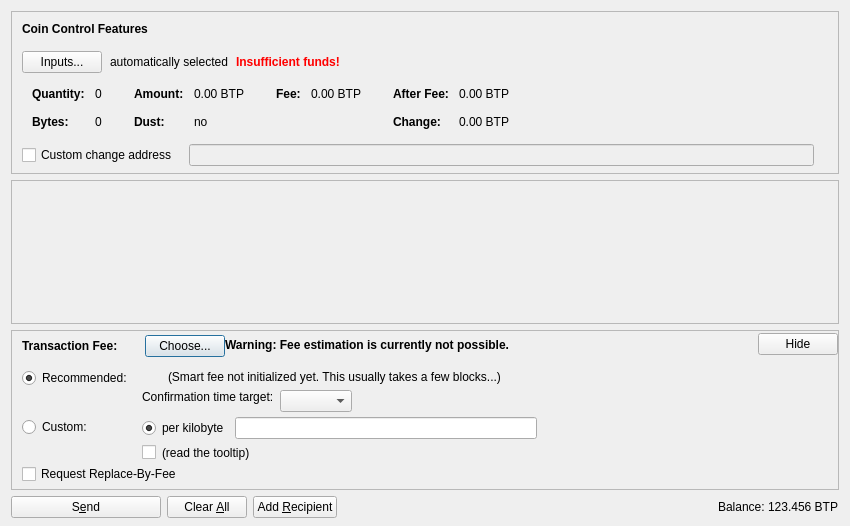
<?xml version="1.0" encoding="UTF-8"?>
<ui version="4.0">
 <class>SendCoinsDialog</class>
 <widget class="QDialog" name="SendCoinsDialog">
  <property name="geometry">
   <rect>
    <x>0</x>
    <y>0</y>
    <width>850</width>
    <height>526</height>
   </rect>
  </property>
  <property name="windowTitle">
   <string>Send Coins</string>
  </property>
  <layout class="QVBoxLayout" name="verticalLayout" stretch="0,1,0,0">
   <property name="bottomMargin">
    <number>8</number>
   </property>
   <item>
    <widget class="QFrame" name="frameCoinControl">
     <property name="sizePolicy">
      <sizepolicy hsizetype="Expanding" vsizetype="Expanding">
       <horstretch>0</horstretch>
       <verstretch>0</verstretch>
      </sizepolicy>
     </property>
     <property name="maximumSize">
      <size>
       <width>16777215</width>
       <height>16777215</height>
      </size>
     </property>
     <property name="frameShape">
      <enum>QFrame::StyledPanel</enum>
     </property>
     <property name="frameShadow">
      <enum>QFrame::Sunken</enum>
     </property>
     <layout class="QVBoxLayout" name="verticalLayoutCoinControl2">
      <property name="spacing">
       <number>0</number>
      </property>
      <property name="leftMargin">
       <number>0</number>
      </property>
      <property name="topMargin">
       <number>0</number>
      </property>
      <property name="rightMargin">
       <number>0</number>
      </property>
      <property name="bottomMargin">
       <number>6</number>
      </property>
      <item>
       <layout class="QVBoxLayout" name="verticalLayoutCoinControl" stretch="0,0,0,0,1">
        <property name="spacing">
         <number>0</number>
        </property>
        <property name="leftMargin">
         <number>10</number>
        </property>
        <property name="topMargin">
         <number>10</number>
        </property>
        <item>
         <layout class="QHBoxLayout" name="horizontalLayoutCoinControl1">
          <property name="bottomMargin">
           <number>15</number>
          </property>
          <item>
           <widget class="QLabel" name="labelCoinControlFeatures">
            <property name="sizePolicy">
             <sizepolicy hsizetype="Preferred" vsizetype="Maximum">
              <horstretch>0</horstretch>
              <verstretch>0</verstretch>
             </sizepolicy>
            </property>
            <property name="font">
             <font>
              <weight>75</weight>
              <bold>true</bold>
             </font>
            </property>
            <property name="styleSheet">
             <string notr="true">font-weight:bold;</string>
            </property>
            <property name="text">
             <string>Coin Control Features</string>
            </property>
           </widget>
          </item>
         </layout>
        </item>
        <item>
         <layout class="QHBoxLayout" name="horizontalLayoutCoinControl2" stretch="0,0,0,0">
          <property name="spacing">
           <number>8</number>
          </property>
          <property name="bottomMargin">
           <number>10</number>
          </property>
          <item>
           <widget class="QPushButton" name="pushButtonCoinControl">
            <property name="styleSheet">
             <string notr="true"/>
            </property>
            <property name="text">
             <string>Inputs...</string>
            </property>
            <property name="autoDefault">
             <bool>false</bool>
            </property>
           </widget>
          </item>
          <item>
           <widget class="QLabel" name="labelCoinControlAutomaticallySelected">
            <property name="text">
             <string>automatically selected</string>
            </property>
            <property name="margin">
             <number>5</number>
            </property>
           </widget>
          </item>
          <item>
           <widget class="QLabel" name="labelCoinControlInsuffFunds">
            <property name="font">
             <font>
              <weight>75</weight>
              <bold>true</bold>
             </font>
            </property>
            <property name="styleSheet">
             <string notr="true">color:red;font-weight:bold;</string>
            </property>
            <property name="text">
             <string>Insufficient funds!</string>
            </property>
            <property name="margin">
             <number>5</number>
            </property>
           </widget>
          </item>
          <item>
           <spacer name="horizontalSpacerCoinControl">
            <property name="orientation">
             <enum>Qt::Horizontal</enum>
            </property>
            <property name="sizeHint" stdset="0">
             <size>
              <width>40</width>
              <height>1</height>
             </size>
            </property>
           </spacer>
          </item>
         </layout>
        </item>
        <item>
         <widget class="QWidget" name="widgetCoinControl" native="true">
          <property name="sizePolicy">
           <sizepolicy hsizetype="Preferred" vsizetype="Preferred">
            <horstretch>0</horstretch>
            <verstretch>0</verstretch>
           </sizepolicy>
          </property>
          <property name="minimumSize">
           <size>
            <width>0</width>
            <height>0</height>
           </size>
          </property>
          <property name="styleSheet">
           <string notr="true"/>
          </property>
          <layout class="QHBoxLayout" name="horizontalLayoutCoinControl5">
           <property name="leftMargin">
            <number>0</number>
           </property>
           <property name="topMargin">
            <number>0</number>
           </property>
           <property name="rightMargin">
            <number>0</number>
           </property>
           <property name="bottomMargin">
            <number>0</number>
           </property>
           <item>
            <layout class="QHBoxLayout" name="horizontalLayoutCoinControl3" stretch="0,0,0,1">
             <property name="spacing">
              <number>20</number>
             </property>
             <property name="topMargin">
              <number>0</number>
             </property>
             <property name="bottomMargin">
              <number>10</number>
             </property>
             <item>
              <layout class="QFormLayout" name="formLayoutCoinControl1">
               <property name="horizontalSpacing">
                <number>10</number>
               </property>
               <property name="verticalSpacing">
                <number>14</number>
               </property>
               <property name="leftMargin">
                <number>10</number>
               </property>
               <property name="topMargin">
                <number>4</number>
               </property>
               <property name="rightMargin">
                <number>6</number>
               </property>
               <item row="0" column="0">
                <widget class="QLabel" name="labelCoinControlQuantityText">
                 <property name="font">
                  <font>
                   <weight>75</weight>
                   <bold>true</bold>
                  </font>
                 </property>
                 <property name="text">
                  <string>Quantity:</string>
                 </property>
                 <property name="margin">
                  <number>0</number>
                 </property>
                </widget>
               </item>
               <item row="0" column="1">
                <widget class="QLabel" name="labelCoinControlQuantity">
                 <property name="cursor">
                  <cursorShape>IBeamCursor</cursorShape>
                 </property>
                 <property name="contextMenuPolicy">
                  <enum>Qt::ActionsContextMenu</enum>
                 </property>
                 <property name="text">
                  <string notr="true">0</string>
                 </property>
                 <property name="margin">
                  <number>0</number>
                 </property>
                 <property name="textInteractionFlags">
                  <set>Qt::LinksAccessibleByMouse|Qt::TextSelectableByKeyboard|Qt::TextSelectableByMouse</set>
                 </property>
                </widget>
               </item>
               <item row="1" column="0">
                <widget class="QLabel" name="labelCoinControlBytesText">
                 <property name="font">
                  <font>
                   <weight>75</weight>
                   <bold>true</bold>
                  </font>
                 </property>
                 <property name="text">
                  <string>Bytes:</string>
                 </property>
                </widget>
               </item>
               <item row="1" column="1">
                <widget class="QLabel" name="labelCoinControlBytes">
                 <property name="cursor">
                  <cursorShape>IBeamCursor</cursorShape>
                 </property>
                 <property name="contextMenuPolicy">
                  <enum>Qt::ActionsContextMenu</enum>
                 </property>
                 <property name="text">
                  <string notr="true">0</string>
                 </property>
                 <property name="textInteractionFlags">
                  <set>Qt::LinksAccessibleByMouse|Qt::TextSelectableByKeyboard|Qt::TextSelectableByMouse</set>
                 </property>
                </widget>
               </item>
              </layout>
             </item>
             <item>
              <layout class="QFormLayout" name="formLayoutCoinControl2">
               <property name="horizontalSpacing">
                <number>10</number>
               </property>
               <property name="verticalSpacing">
                <number>14</number>
               </property>
               <property name="leftMargin">
                <number>6</number>
               </property>
               <property name="topMargin">
                <number>4</number>
               </property>
               <property name="rightMargin">
                <number>6</number>
               </property>
               <item row="0" column="0">
                <widget class="QLabel" name="labelCoinControlAmountText">
                 <property name="font">
                  <font>
                   <weight>75</weight>
                   <bold>true</bold>
                  </font>
                 </property>
                 <property name="text">
                  <string>Amount:</string>
                 </property>
                 <property name="margin">
                  <number>0</number>
                 </property>
                </widget>
               </item>
               <item row="0" column="1">
                <widget class="QLabel" name="labelCoinControlAmount">
                 <property name="cursor">
                  <cursorShape>IBeamCursor</cursorShape>
                 </property>
                 <property name="contextMenuPolicy">
                  <enum>Qt::ActionsContextMenu</enum>
                 </property>
                 <property name="text">
                  <string notr="true">0.00 BTP</string>
                 </property>
                 <property name="textInteractionFlags">
                  <set>Qt::LinksAccessibleByMouse|Qt::TextSelectableByKeyboard|Qt::TextSelectableByMouse</set>
                 </property>
                </widget>
               </item>
               <item row="1" column="0">
                <widget class="QLabel" name="labelCoinControlLowOutputText">
                 <property name="font">
                  <font>
                   <weight>75</weight>
                   <bold>true</bold>
                  </font>
                 </property>
                 <property name="text">
                  <string>Dust:</string>
                 </property>
                </widget>
               </item>
               <item row="1" column="1">
                <widget class="QLabel" name="labelCoinControlLowOutput">
                 <property name="cursor">
                  <cursorShape>IBeamCursor</cursorShape>
                 </property>
                 <property name="contextMenuPolicy">
                  <enum>Qt::ActionsContextMenu</enum>
                 </property>
                 <property name="text">
                  <string notr="true">no</string>
                 </property>
                 <property name="textInteractionFlags">
                  <set>Qt::LinksAccessibleByMouse|Qt::TextSelectableByKeyboard|Qt::TextSelectableByMouse</set>
                 </property>
                </widget>
               </item>
              </layout>
             </item>
             <item>
              <layout class="QFormLayout" name="formLayoutCoinControl3">
               <property name="horizontalSpacing">
                <number>10</number>
               </property>
               <property name="verticalSpacing">
                <number>14</number>
               </property>
               <property name="leftMargin">
                <number>6</number>
               </property>
               <property name="topMargin">
                <number>4</number>
               </property>
               <property name="rightMargin">
                <number>6</number>
               </property>
               <item row="0" column="0">
                <widget class="QLabel" name="labelCoinControlFeeText">
                 <property name="font">
                  <font>
                   <weight>75</weight>
                   <bold>true</bold>
                  </font>
                 </property>
                 <property name="text">
                  <string>Fee:</string>
                 </property>
                 <property name="margin">
                  <number>0</number>
                 </property>
                </widget>
               </item>
               <item row="0" column="1">
                <widget class="QLabel" name="labelCoinControlFee">
                 <property name="cursor">
                  <cursorShape>IBeamCursor</cursorShape>
                 </property>
                 <property name="contextMenuPolicy">
                  <enum>Qt::ActionsContextMenu</enum>
                 </property>
                 <property name="text">
                  <string notr="true">0.00 BTP</string>
                 </property>
                 <property name="textInteractionFlags">
                  <set>Qt::LinksAccessibleByMouse|Qt::TextSelectableByKeyboard|Qt::TextSelectableByMouse</set>
                 </property>
                </widget>
               </item>
              </layout>
             </item>
             <item>
              <layout class="QFormLayout" name="formLayoutCoinControl4">
               <property name="horizontalSpacing">
                <number>10</number>
               </property>
               <property name="verticalSpacing">
                <number>14</number>
               </property>
               <property name="leftMargin">
                <number>6</number>
               </property>
               <property name="topMargin">
                <number>4</number>
               </property>
               <property name="rightMargin">
                <number>6</number>
               </property>
               <item row="0" column="0">
                <widget class="QLabel" name="labelCoinControlAfterFeeText">
                 <property name="font">
                  <font>
                   <weight>75</weight>
                   <bold>true</bold>
                  </font>
                 </property>
                 <property name="text">
                  <string>After Fee:</string>
                 </property>
                 <property name="margin">
                  <number>0</number>
                 </property>
                </widget>
               </item>
               <item row="0" column="1">
                <widget class="QLabel" name="labelCoinControlAfterFee">
                 <property name="cursor">
                  <cursorShape>IBeamCursor</cursorShape>
                 </property>
                 <property name="contextMenuPolicy">
                  <enum>Qt::ActionsContextMenu</enum>
                 </property>
                 <property name="text">
                  <string notr="true">0.00 BTP</string>
                 </property>
                 <property name="textInteractionFlags">
                  <set>Qt::LinksAccessibleByMouse|Qt::TextSelectableByKeyboard|Qt::TextSelectableByMouse</set>
                 </property>
                </widget>
               </item>
               <item row="1" column="0">
                <widget class="QLabel" name="labelCoinControlChangeText">
                 <property name="font">
                  <font>
                   <weight>75</weight>
                   <bold>true</bold>
                  </font>
                 </property>
                 <property name="text">
                  <string>Change:</string>
                 </property>
                </widget>
               </item>
               <item row="1" column="1">
                <widget class="QLabel" name="labelCoinControlChange">
                 <property name="cursor">
                  <cursorShape>IBeamCursor</cursorShape>
                 </property>
                 <property name="contextMenuPolicy">
                  <enum>Qt::ActionsContextMenu</enum>
                 </property>
                 <property name="text">
                  <string notr="true">0.00 BTP</string>
                 </property>
                 <property name="textInteractionFlags">
                  <set>Qt::LinksAccessibleByMouse|Qt::TextSelectableByKeyboard|Qt::TextSelectableByMouse</set>
                 </property>
                </widget>
               </item>
              </layout>
             </item>
            </layout>
           </item>
          </layout>
         </widget>
        </item>
        <item>
         <layout class="QHBoxLayout" name="horizontalLayoutCoinControl4" stretch="0,0,0">
          <property name="spacing">
           <number>12</number>
          </property>
          <property name="sizeConstraint">
           <enum>QLayout::SetDefaultConstraint</enum>
          </property>
          <property name="topMargin">
           <number>5</number>
          </property>
          <property name="rightMargin">
           <number>5</number>
          </property>
          <item>
           <widget class="QCheckBox" name="checkBoxCoinControlChange">
            <property name="toolTip">
             <string>If this is activated, but the change address is empty or invalid, change will be sent to a newly generated address.</string>
            </property>
            <property name="text">
             <string>Custom change address</string>
            </property>
           </widget>
          </item>
          <item>
           <widget class="QValidatedLineEdit" name="lineEditCoinControlChange">
            <property name="enabled">
             <bool>false</bool>
            </property>
            <property name="sizePolicy">
             <sizepolicy hsizetype="Expanding" vsizetype="Fixed">
              <horstretch>0</horstretch>
              <verstretch>0</verstretch>
             </sizepolicy>
            </property>
           </widget>
          </item>
          <item>
           <widget class="QLabel" name="labelCoinControlChangeLabel">
            <property name="sizePolicy">
             <sizepolicy hsizetype="Preferred" vsizetype="Expanding">
              <horstretch>0</horstretch>
              <verstretch>0</verstretch>
             </sizepolicy>
            </property>
            <property name="minimumSize">
             <size>
              <width>0</width>
              <height>0</height>
             </size>
            </property>
            <property name="text">
             <string/>
            </property>
            <property name="margin">
             <number>3</number>
            </property>
           </widget>
          </item>
         </layout>
        </item>
        <item>
         <spacer name="verticalSpacerCoinControl">
          <property name="orientation">
           <enum>Qt::Vertical</enum>
          </property>
          <property name="sizeHint" stdset="0">
           <size>
            <width>800</width>
            <height>1</height>
           </size>
          </property>
         </spacer>
        </item>
       </layout>
      </item>
     </layout>
    </widget>
   </item>
   <item>
    <widget class="QScrollArea" name="scrollArea">
     <property name="widgetResizable">
      <bool>true</bool>
     </property>
     <widget class="QWidget" name="scrollAreaWidgetContents">
      <property name="geometry">
       <rect>
        <x>0</x>
        <y>0</y>
        <width>830</width>
        <height>104</height>
       </rect>
      </property>
      <layout class="QVBoxLayout" name="verticalLayout_2" stretch="0,1">
       <property name="leftMargin">
        <number>0</number>
       </property>
       <property name="topMargin">
        <number>0</number>
       </property>
       <property name="rightMargin">
        <number>0</number>
       </property>
       <property name="bottomMargin">
        <number>0</number>
       </property>
       <item>
        <layout class="QVBoxLayout" name="entries">
         <property name="spacing">
          <number>6</number>
         </property>
        </layout>
       </item>
       <item>
        <spacer name="verticalSpacer">
         <property name="orientation">
          <enum>Qt::Vertical</enum>
         </property>
         <property name="sizeHint" stdset="0">
          <size>
           <width>20</width>
           <height>40</height>
          </size>
         </property>
        </spacer>
       </item>
      </layout>
     </widget>
    </widget>
   </item>
   <item>
    <widget class="QFrame" name="frameFee">
     <property name="sizePolicy">
      <sizepolicy hsizetype="Expanding" vsizetype="Expanding">
       <horstretch>0</horstretch>
       <verstretch>0</verstretch>
      </sizepolicy>
     </property>
     <property name="maximumSize">
      <size>
       <width>16777215</width>
       <height>16777215</height>
      </size>
     </property>
     <property name="frameShape">
      <enum>QFrame::StyledPanel</enum>
     </property>
     <property name="frameShadow">
      <enum>QFrame::Sunken</enum>
     </property>
     <layout class="QVBoxLayout" name="verticalLayoutFee1">
      <property name="spacing">
       <number>0</number>
      </property>
      <property name="leftMargin">
       <number>0</number>
      </property>
      <property name="topMargin">
       <number>0</number>
      </property>
      <property name="rightMargin">
       <number>0</number>
      </property>
      <property name="bottomMargin">
       <number>0</number>
      </property>
      <item>
       <layout class="QVBoxLayout" name="verticalLayoutFee2" stretch="0,0,0">
        <property name="spacing">
         <number>0</number>
        </property>
        <property name="leftMargin">
         <number>10</number>
        </property>
        <property name="topMargin">
         <number>0</number>
        </property>
        <item>
         <layout class="QHBoxLayout" name="horizontalLayoutFee1">
          <property name="bottomMargin">
           <number>0</number>
          </property>
          <item>
           <layout class="QVBoxLayout" name="verticalLayoutFee7">
            <property name="spacing">
             <number>0</number>
            </property>
            <item>
             <spacer name="verticalSpacerSmartFee">
              <property name="orientation">
               <enum>Qt::Vertical</enum>
              </property>
              <property name="sizeType">
               <enum>QSizePolicy::Fixed</enum>
              </property>
              <property name="sizeHint" stdset="0">
               <size>
                <width>1</width>
                <height>4</height>
               </size>
              </property>
             </spacer>
            </item>
            <item>
             <layout class="QHBoxLayout" name="horizontalLayoutSmartFee">
              <property name="spacing">
               <number>10</number>
              </property>
              <item>
               <widget class="QLabel" name="labelFeeHeadline">
                <property name="sizePolicy">
                 <sizepolicy hsizetype="Preferred" vsizetype="Maximum">
                  <horstretch>0</horstretch>
                  <verstretch>0</verstretch>
                 </sizepolicy>
                </property>
                <property name="font">
                 <font>
                  <weight>75</weight>
                  <bold>true</bold>
                 </font>
                </property>
                <property name="styleSheet">
                 <string notr="true">font-weight:bold;</string>
                </property>
                <property name="text">
                 <string>Transaction Fee:</string>
                </property>
               </widget>
              </item>
              <item>
               <widget class="QLabel" name="labelFeeMinimized">
                <property name="text">
                 <string/>
                </property>
               </widget>
              </item>
              <item>
               <widget class="QPushButton" name="buttonChooseFee">
                <property name="text">
                 <string>Choose...</string>
                </property>
               </widget>
              </item>
             </layout>
            </item>
            <item>
             <spacer name="verticalSpacer_5">
              <property name="orientation">
               <enum>Qt::Vertical</enum>
              </property>
              <property name="sizeHint" stdset="0">
               <size>
                <width>1</width>
                <height>1</height>
               </size>
              </property>
             </spacer>
            </item>
           </layout>
          </item>
          <item>
           <widget class="QLabel" name="fallbackFeeWarningLabel">
            <property name="toolTip">
             <string>Using the fallbackfee can result in sending a transaction that will take several hours or days (or never) to confirm. Consider choosing your fee manually or wait until you have validated the complete chain.</string>
            </property>
            <property name="font">
            <font>
                <weight>75</weight>
                <bold>true</bold>
            </font>
            </property>
            <property name="text">
             <string>Warning: Fee estimation is currently not possible.</string>
            </property>
            <property name="wordWrap">
             <bool>false</bool>
            </property>
           </widget>
          </item>
          <item>
           <spacer name="horizontalSpacer_4">
            <property name="orientation">
             <enum>Qt::Horizontal</enum>
            </property>
            <property name="sizeType">
             <enum>QSizePolicy::MinimumExpanding</enum>
            </property>
            <property name="sizeHint" stdset="0">
             <size>
              <width>40</width>
              <height>20</height>
             </size>
            </property>
           </spacer>
          </item>
          <item>
           <widget class="QPushButton" name="buttonMinimizeFee">
            <property name="toolTip">
             <string>collapse fee-settings</string>
            </property>
            <property name="text">
             <string>Hide</string>
            </property>
           </widget>
          </item>
         </layout>
        </item>
        <item>
         <widget class="QFrame" name="frameFeeSelection">
          <layout class="QVBoxLayout" name="verticalLayoutFee12">
           <property name="spacing">
            <number>0</number>
           </property>
           <property name="leftMargin">
            <number>0</number>
           </property>
           <property name="topMargin">
            <number>0</number>
           </property>
           <property name="rightMargin">
            <number>0</number>
           </property>
           <property name="bottomMargin">
            <number>0</number>
           </property>
           <item>
            <layout class="QGridLayout" name="gridLayoutFee">
             <property name="topMargin">
              <number>10</number>
             </property>
             <property name="bottomMargin">
              <number>4</number>
             </property>
             <property name="horizontalSpacing">
              <number>10</number>
             </property>
             <property name="verticalSpacing">
              <number>4</number>
             </property>
             <item row="1" column="1">
              <layout class="QVBoxLayout" name="verticalLayoutFee8">
               <property name="spacing">
                <number>6</number>
               </property>
               <item>
                <layout class="QHBoxLayout" name="horizontalLayoutFee13">
                 <item>
                  <widget class="QRadioButton" name="radioCustomPerKilobyte">
                   <property name="toolTip">
                    <string>If the custom fee is set to 1000 satoshis and the transaction is only 250 bytes, then &quot;per kilobyte&quot; only pays 250 satoshis in fee, while &quot;total at least&quot; pays 1000 satoshis. For transactions bigger than a kilobyte both pay by kilobyte.</string>
                   </property>
                   <property name="text">
                    <string>per kilobyte</string>
                   </property>
                   <property name="checked">
                    <bool>true</bool>
                   </property>
                   <attribute name="buttonGroup">
                    <string notr="true">groupCustomFee</string>
                   </attribute>
                  </widget>
                 </item>
                 <item>
                  <widget class="BitcoinAmountField" name="customFee"/>
                 </item>
                 <item>
                  <spacer name="horizontalSpacer_6">
                   <property name="orientation">
                    <enum>Qt::Horizontal</enum>
                   </property>
                   <property name="sizeHint" stdset="0">
                    <size>
                     <width>1</width>
                     <height>1</height>
                    </size>
                   </property>
                  </spacer>
                 </item>
                </layout>
               </item>
               <item>
                <layout class="QHBoxLayout" name="horizontalLayoutFee8">
                 <item>
                  <widget class="QCheckBox" name="checkBoxMinimumFee">
                   <property name="toolTip">
                    <string>Paying only the minimum fee is just fine as long as there is less transaction volume than space in the blocks. But be aware that this can end up in a never confirming transaction once there is more demand for litecoin transactions than the network can process.</string>
                   </property>
                   <property name="text">
                    <string/>
                   </property>
                  </widget>
                 </item>
                 <item>
                  <widget class="QLabel" name="labelMinFeeWarning">
                   <property name="enabled">
                    <bool>true</bool>
                   </property>
                   <property name="toolTip">
                    <string>Paying only the minimum fee is just fine as long as there is less transaction volume than space in the blocks. But be aware that this can end up in a never confirming transaction once there is more demand for litecoin transactions than the network can process.</string>
                   </property>
                   <property name="text">
                    <string>(read the tooltip)</string>
                   </property>
                   <property name="margin">
                    <number>5</number>
                   </property>
                  </widget>
                 </item>
                 <item>
                  <spacer name="horizontalSpacer_2">
                   <property name="orientation">
                    <enum>Qt::Horizontal</enum>
                   </property>
                   <property name="sizeHint" stdset="0">
                    <size>
                     <width>1</width>
                     <height>1</height>
                    </size>
                   </property>
                  </spacer>
                 </item>
                </layout>
               </item>
              </layout>
             </item>
             <item row="0" column="0">
              <layout class="QVBoxLayout" name="verticalLayoutFee4" stretch="0,1">
               <item>
                <widget class="QRadioButton" name="radioSmartFee">
                 <property name="text">
                  <string>Recommended:</string>
                 </property>
                 <property name="checked">
                  <bool>true</bool>
                 </property>
                 <attribute name="buttonGroup">
                  <string notr="true">groupFee</string>
                 </attribute>
                </widget>
               </item>
               <item>
                <spacer name="verticalSpacer_2">
                 <property name="orientation">
                  <enum>Qt::Vertical</enum>
                 </property>
                 <property name="sizeHint" stdset="0">
                  <size>
                   <width>1</width>
                   <height>1</height>
                  </size>
                 </property>
                </spacer>
               </item>
              </layout>
             </item>
             <item row="1" column="0">
              <layout class="QVBoxLayout" name="verticalLayoutFee9" stretch="0,1">
               <item>
                <widget class="QRadioButton" name="radioCustomFee">
                 <property name="text">
                  <string>Custom:</string>
                 </property>
                 <attribute name="buttonGroup">
                  <string notr="true">groupFee</string>
                 </attribute>
                </widget>
               </item>
               <item>
                <spacer name="verticalSpacer_6">
                 <property name="orientation">
                  <enum>Qt::Vertical</enum>
                 </property>
                 <property name="sizeHint" stdset="0">
                  <size>
                   <width>1</width>
                   <height>1</height>
                  </size>
                 </property>
                </spacer>
               </item>
              </layout>
             </item>
             <item row="0" column="1">
              <layout class="QVBoxLayout" name="verticalLayoutFee3" stretch="0,0,1">
               <property name="spacing">
                <number>6</number>
               </property>
               <property name="topMargin">
                <number>2</number>
               </property>
               <item>
                <layout class="QHBoxLayout" name="horizontalLayoutFee12">
                 <item>
                  <widget class="QLabel" name="labelSmartFee">
                   <property name="text">
                    <string/>
                   </property>
                   <property name="margin">
                    <number>2</number>
                   </property>
                  </widget>
                 </item>
                 <item>
                  <widget class="QLabel" name="labelFeeEstimation">
                   <property name="text">
                    <string/>
                   </property>
                  </widget>
                 </item>
                 <item>
                  <widget class="QLabel" name="labelSmartFee2">
                   <property name="text">
                    <string>(Smart fee not initialized yet. This usually takes a few blocks...)</string>
                   </property>
                   <property name="margin">
                    <number>2</number>
                   </property>
                  </widget>
                 </item>
                 <item>
                  <spacer name="horizontalSpacer_5">
                   <property name="orientation">
                    <enum>Qt::Horizontal</enum>
                   </property>
                   <property name="sizeHint" stdset="0">
                    <size>
                     <width>1</width>
                     <height>1</height>
                    </size>
                   </property>
                  </spacer>
                 </item>
                </layout>
               </item>
               <item>
                <layout class="QHBoxLayout" name="horizontalLayoutFee9">
                 <item>
                  <layout class="QVBoxLayout" name="verticalLayoutFee6">
                   <item>
                    <widget class="QLabel" name="labelSmartFee3">
                     <property name="text">
                      <string>Confirmation time target:</string>
                     </property>
                     <property name="margin">
                      <number>2</number>
                     </property>
                    </widget>
                   </item>
                   <item>
                    <spacer name="verticalSpacer_3">
                     <property name="orientation">
                      <enum>Qt::Vertical</enum>
                     </property>
                     <property name="sizeHint" stdset="0">
                      <size>
                       <width>1</width>
                       <height>1</height>
                      </size>
                     </property>
                    </spacer>
                   </item>
                  </layout>
                 </item>
                 <item>
                  <layout class="QVBoxLayout" name="verticalLayoutFee5">
                   <property name="rightMargin">
                    <number>30</number>
                   </property>
                   <item>
                    <layout class="QHBoxLayout" name="horizontalLayoutConfTarget">
                     <property name="bottomMargin">
                      <number>0</number>
                     </property>
                     <item>
                      <widget class="QComboBox" name="confTargetSelector"/>
                     </item>
                     <item>
                      <spacer name="horizontalSpacerConfTarget">
                       <property name="orientation">
                        <enum>Qt::Horizontal</enum>
                       </property>
                       <property name="sizeHint" stdset="0">
                        <size>
                         <width>40</width>
                         <height>20</height>
                        </size>
                       </property>
                      </spacer>
                     </item>
                    </layout>
                   </item>
                  </layout>
                 </item>
                </layout>
               </item>
               <item>
                <spacer name="verticalSpacer_4">
                 <property name="orientation">
                  <enum>Qt::Vertical</enum>
                 </property>
                 <property name="sizeHint" stdset="0">
                  <size>
                   <width>1</width>
                   <height>1</height>
                  </size>
                 </property>
                </spacer>
               </item>
              </layout>
             </item>
            </layout>
           </item>
           <item>
            <widget class="QCheckBox" name="optInRBF">
             <property name="text">
              <string>Request Replace-By-Fee</string>
             </property>
             <property name="toolTip">
              <string>Indicates that the sender may wish to replace this transaction with a new one paying higher fees (prior to being confirmed).</string>
             </property>
            </widget>
           </item>
          </layout>
         </widget>
        </item>
        <item>
         <spacer name="verticalSpacerFee">
          <property name="orientation">
           <enum>Qt::Vertical</enum>
          </property>
          <property name="sizeHint" stdset="0">
           <size>
            <width>40</width>
            <height>5</height>
           </size>
          </property>
         </spacer>
        </item>
       </layout>
      </item>
     </layout>
    </widget>
   </item>
   <item>
    <layout class="QHBoxLayout" name="horizontalLayout">
     <item>
      <widget class="QPushButton" name="sendButton">
       <property name="minimumSize">
        <size>
         <width>150</width>
         <height>0</height>
        </size>
       </property>
       <property name="toolTip">
        <string>Confirm the send action</string>
       </property>
       <property name="text">
        <string>S&amp;end</string>
       </property>
       <property name="icon">
        <iconset resource="../bitcoin.qrc">
         <normaloff>:/icons/send</normaloff>:/icons/send</iconset>
       </property>
       <property name="autoDefault">
        <bool>false</bool>
       </property>
       <property name="default">
        <bool>false</bool>
       </property>
      </widget>
     </item>
     <item>
      <widget class="QPushButton" name="clearButton">
       <property name="sizePolicy">
        <sizepolicy hsizetype="Minimum" vsizetype="Fixed">
         <horstretch>0</horstretch>
         <verstretch>0</verstretch>
        </sizepolicy>
       </property>
       <property name="toolTip">
        <string>Clear all fields of the form.</string>
       </property>
       <property name="text">
        <string>Clear &amp;All</string>
       </property>
       <property name="icon">
        <iconset resource="../bitcoin.qrc">
         <normaloff>:/icons/remove</normaloff>:/icons/remove</iconset>
       </property>
       <property name="autoDefault">
        <bool>false</bool>
       </property>
      </widget>
     </item>
     <item>
      <widget class="QPushButton" name="addButton">
       <property name="toolTip">
        <string>Send to multiple recipients at once</string>
       </property>
       <property name="text">
        <string>Add &amp;Recipient</string>
       </property>
       <property name="icon">
        <iconset resource="../bitcoin.qrc">
         <normaloff>:/icons/add</normaloff>:/icons/add</iconset>
       </property>
       <property name="autoDefault">
        <bool>false</bool>
       </property>
      </widget>
     </item>
     <item>
      <spacer name="horizontalSpacer">
       <property name="orientation">
        <enum>Qt::Horizontal</enum>
       </property>
       <property name="sizeHint" stdset="0">
        <size>
         <width>40</width>
         <height>20</height>
        </size>
       </property>
      </spacer>
     </item>
     <item>
      <layout class="QHBoxLayout" name="horizontalLayout_2">
       <property name="spacing">
        <number>3</number>
       </property>
       <item>
        <widget class="QLabel" name="label">
         <property name="sizePolicy">
          <sizepolicy hsizetype="Preferred" vsizetype="Fixed">
           <horstretch>0</horstretch>
           <verstretch>0</verstretch>
          </sizepolicy>
         </property>
         <property name="text">
          <string>Balance:</string>
         </property>
        </widget>
       </item>
       <item>
        <widget class="QLabel" name="labelBalance">
         <property name="sizePolicy">
          <sizepolicy hsizetype="Preferred" vsizetype="Fixed">
           <horstretch>0</horstretch>
           <verstretch>0</verstretch>
          </sizepolicy>
         </property>
         <property name="cursor">
          <cursorShape>IBeamCursor</cursorShape>
         </property>
         <property name="text">
          <string notr="true">123.456 BTP</string>
         </property>
         <property name="textInteractionFlags">
          <set>Qt::LinksAccessibleByMouse|Qt::TextSelectableByKeyboard|Qt::TextSelectableByMouse</set>
         </property>
        </widget>
       </item>
      </layout>
     </item>
    </layout>
   </item>
  </layout>
 </widget>
 <customwidgets>
  <customwidget>
   <class>QValidatedLineEdit</class>
   <extends>QLineEdit</extends>
   <header>qvalidatedlineedit.h</header>
  </customwidget>
  <customwidget>
   <class>BitcoinAmountField</class>
   <extends>QLineEdit</extends>
   <header>bitcoinamountfield.h</header>
   <container>1</container>
  </customwidget>
 </customwidgets>
 <resources>
  <include location="../bitcoin.qrc"/>
 </resources>
 <connections/>
 <buttongroups>
  <buttongroup name="groupFee"/>
  <buttongroup name="groupCustomFee"/>
 </buttongroups>
</ui>
